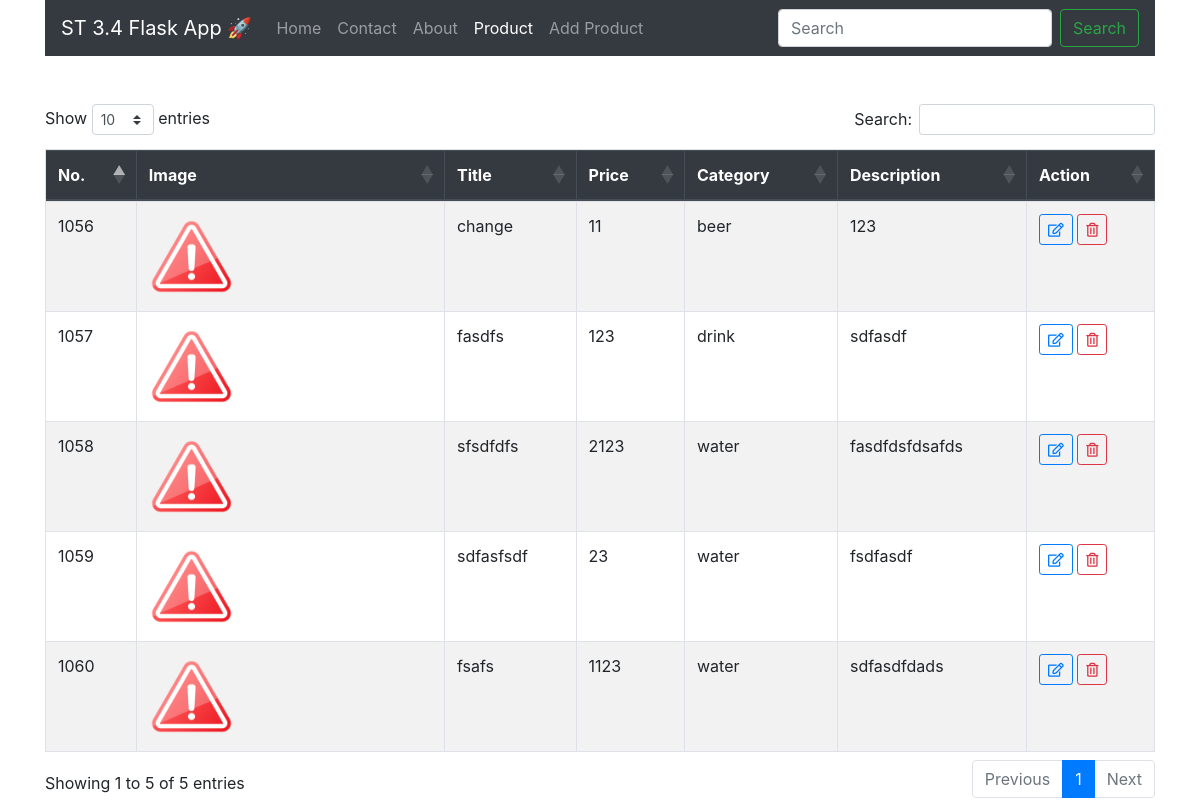
The app's page /product, older data.
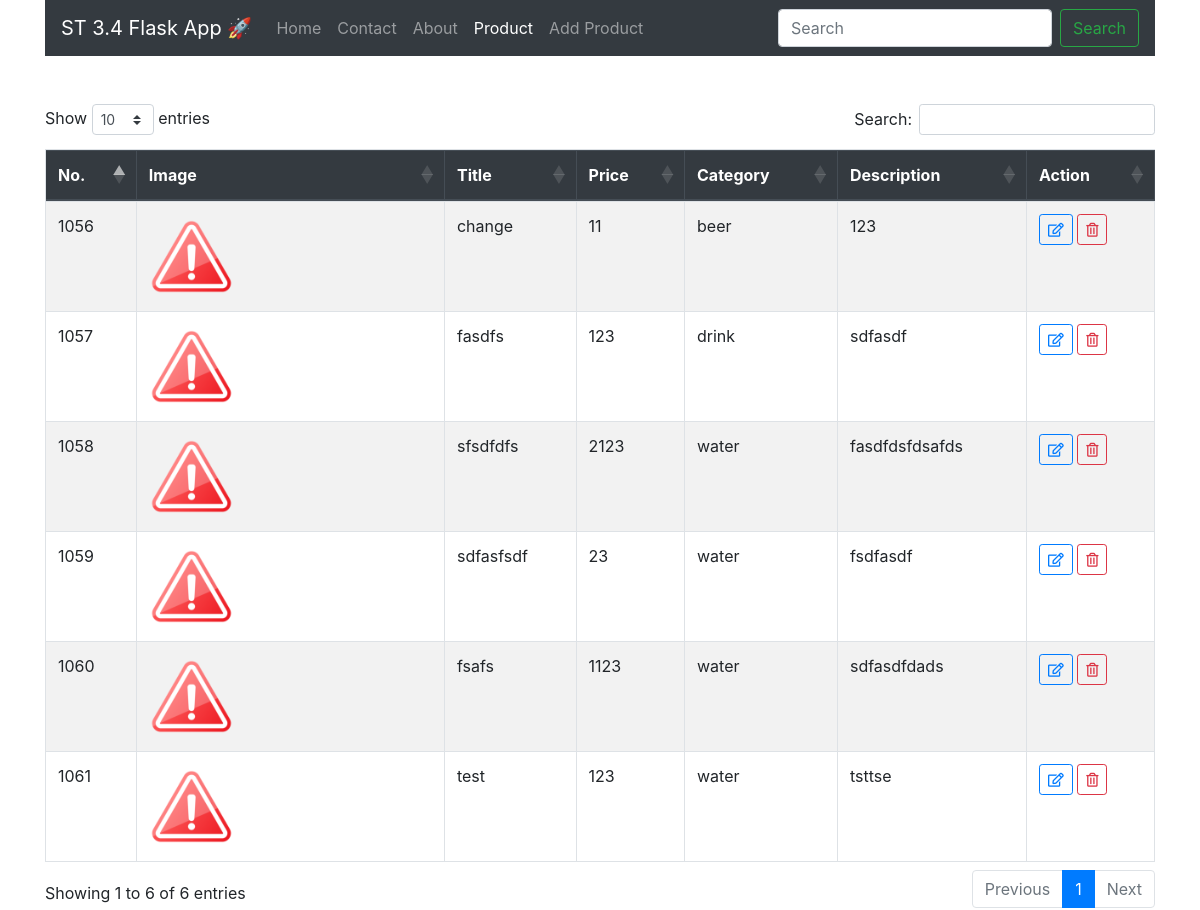
The same page, newer data.
### tables this page shows
CREATE TABLE "product" (
  "id" INTEGER NOT NULL PRIMARY KEY AUTOINCREMENT,
  "title" TEXT,
  "cost" NUMBER,
  "price" NUMBER,
  "category" TEXT,
  "description" TEXT,
  "image" TEXT
);

### app.py (the view)
@app.get('/product')
def product():
    row = conn.execute("""SELECT * FROM product""")
    product = []
    for item in row:
        image = ''
        if item[6] == None:
            image = 'no_image'
        else:
            image = item[6]
        product.append(
            {
                'id': item[0],
                'title': item[1],
                'price': item[3],
                'category': item[4],
                'description': item[5],
                'image': image,
            }
        )
    return render_template('product.html', data=product, module='product')

### templates/product.html (shortened to what this page needs)
<!DOCTYPE html>
<html lang="en">
<head>
    {% include "header_style.html" %}
    <link rel="stylesheet" href="https://stackpath.bootstrapcdn.com/bootstrap/4.5.2/css/bootstrap.min.css">
    <link rel="stylesheet" href="https://cdn.datatables.net/1.10.21/css/dataTables.bootstrap4.min.css">
</head>
<body>
<div class="container">
    <div class="row">
        <div class="col-md-12">
            {% include "navbar.html" %}
        </div>
        <div class="col-md-12 mt-5">
            <div class="table-responsive">
                <table id="product_table" class="table table-striped table-bordered">
                    <thead class="thead-dark">
                    <tr>
                        <th>No.</th>
                        <th>Image</th>
                        <th>Title</th>
                        <th>Price</th>
                        <th>Category</th>
                        <th>Description</th>
                        <th>Action</th>
                    </tr>
                    </thead>
                    <tbody>
                    {% for item in data %}
                        <tr>
                            <td>{{ item['id']}}</td>
                            <td>
                                {% if item['image'] != 'no_image' %}
                                    <img
                                            style="width: 30%;"
                                            src="/static/image/crop/{{ item['image'] }}"
                                            onerror="this.src='/static/image/image_error.png';"
                                    >
                                {% else %}
                                    <img
                                            style="width: 30%;"
                                            src="/static/image/no-image.png"
                                    >
                                {% endif %}
                            </td>
                            <td>{{ item['title'] }}</td>
                            <td>{{ item['price'] }}</td>
                            <td>{{ item['category'] }}</td>
                            <td>{{ item['description'] }}</td>
                            <td>
                                <a href="/edit_product?id={{ item['id'] }}" class="btn btn-sm btn-outline-primary">
                                    <i class="far fa-edit"></i>
                                </a>
                                <a href="#"
                                   onclick="deleteUser({{ item['id'] }})"
                                   class="btn btn-sm btn-outline-danger">
                                    <i class="far fa-trash-alt"></i>
                                </a>
                            </td>
                        </tr>
                    {% endfor %}
                    </tbody>
                </table>
            </div>
        </div>
    </div>
</div>
</body>
</html>

Row changes from the older to the newer data that the page shows:
added product: id "1061", title "test", price "123", category "water", description "tsttse"
Text that changed along with them:
text written by a page script: "Show entries Search: Showing 1 to 5 of 5 entries Previous 1 Next" → "Show entries Search: Showing 1 to 6 of 6 entries Previous 1 Next"
